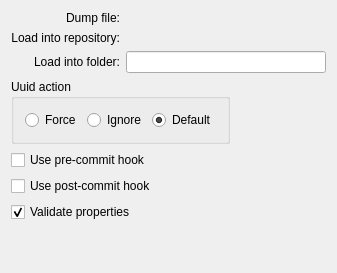
<?xml version="1.0" encoding="UTF-8"?>
<ui version="4.0">
 <class>LoadDmpDlg</class>
 <widget class="QWidget" name="LoadDmpDlg">
  <layout class="QGridLayout" name="gridLayout_2">
   <item row="0" column="0">
    <layout class="QGridLayout" name="gridLayout">
     <item row="1" column="0">
      <widget class="QLabel" name="textLabel4">
       <property name="text">
        <string>Load into repository:</string>
       </property>
       <property name="alignment">
        <set>Qt::AlignRight|Qt::AlignTrailing|Qt::AlignVCenter</set>
       </property>
       <property name="wordWrap">
        <bool>false</bool>
       </property>
      </widget>
     </item>
     <item row="3" column="0" colspan="2">
      <widget class="QGroupBox" name="m_UuidGroup">
       <property name="title">
        <string>Uuid action</string>
       </property>
       <layout class="QHBoxLayout" name="horizontalLayout">
        <item>
         <widget class="QRadioButton" name="m_UUidForce">
          <property name="text">
           <string>Force</string>
          </property>
          <property name="shortcut">
           <string/>
          </property>
         </widget>
        </item>
        <item>
         <widget class="QRadioButton" name="m_UUidIgnore">
          <property name="text">
           <string>Ignore</string>
          </property>
          <property name="shortcut">
           <string/>
          </property>
         </widget>
        </item>
        <item>
         <widget class="QRadioButton" name="m_UUidDefault">
          <property name="text">
           <string>Default</string>
          </property>
          <property name="shortcut">
           <string/>
          </property>
          <property name="checked">
           <bool>true</bool>
          </property>
         </widget>
        </item>
       </layout>
      </widget>
     </item>
     <item row="4" column="0" colspan="2">
      <widget class="QCheckBox" name="m_UsePre">
       <property name="text">
        <string>Use pre-commit hook</string>
       </property>
       <property name="shortcut">
        <string/>
       </property>
      </widget>
     </item>
     <item row="5" column="0" colspan="2">
      <widget class="QCheckBox" name="m_UsePost">
       <property name="text">
        <string>Use post-commit hook</string>
       </property>
       <property name="shortcut">
        <string/>
       </property>
      </widget>
     </item>
     <item row="2" column="0">
      <widget class="QLabel" name="textLabel5">
       <property name="toolTip">
        <string>Path to load the dump into (see context help)</string>
       </property>
       <property name="whatsThis">
        <string>If not empty, load the dump into a specific folder instead into root of repository. This folder must exist before loading the dump.</string>
       </property>
       <property name="text">
        <string>Load into folder:</string>
       </property>
       <property name="alignment">
        <set>Qt::AlignRight|Qt::AlignTrailing|Qt::AlignVCenter</set>
       </property>
       <property name="wordWrap">
        <bool>false</bool>
       </property>
      </widget>
     </item>
     <item row="0" column="0">
      <widget class="QLabel" name="textLabel3">
       <property name="text">
        <string>Dump file:</string>
       </property>
       <property name="alignment">
        <set>Qt::AlignRight|Qt::AlignTrailing|Qt::AlignVCenter</set>
       </property>
       <property name="wordWrap">
        <bool>false</bool>
       </property>
      </widget>
     </item>
     <item row="6" column="0" colspan="2">
      <widget class="QCheckBox" name="m_validateProps">
       <property name="toolTip">
        <string>Validate the properties on load (only Subversion 1.7 or newer)</string>
       </property>
       <property name="text">
        <string>Validate properties</string>
       </property>
       <property name="checked">
        <bool>true</bool>
       </property>
      </widget>
     </item>
     <item row="4" column="2">
      <spacer name="horizontalSpacer">
       <property name="orientation">
        <enum>Qt::Horizontal</enum>
       </property>
       <property name="sizeHint" stdset="0">
        <size>
         <width>40</width>
         <height>20</height>
        </size>
       </property>
      </spacer>
     </item>
     <item row="2" column="1" colspan="2">
      <widget class="KLineEdit" name="m_Rootfolder">
       <property name="toolTip">
        <string>Path to load the dump into (see context help)</string>
       </property>
       <property name="whatsThis">
        <string>If not empty, load the dump into a specific folder instead into root of repository. This folder must exist before loading the dump.</string>
       </property>
      </widget>
     </item>
     <item row="1" column="1" colspan="2">
      <widget class="KUrlRequester" name="m_Repository"/>
     </item>
     <item row="0" column="1" colspan="2">
      <widget class="KUrlRequester" name="m_Dumpfile">
       <property name="minimumSize">
        <size>
         <width>200</width>
         <height>0</height>
        </size>
       </property>
      </widget>
     </item>
    </layout>
   </item>
   <item row="1" column="0">
    <spacer name="verticalSpacer">
     <property name="orientation">
      <enum>Qt::Vertical</enum>
     </property>
     <property name="sizeHint" stdset="0">
      <size>
       <width>20</width>
       <height>40</height>
      </size>
     </property>
    </spacer>
   </item>
  </layout>
 </widget>
 <layoutdefault spacing="6" margin="11"/>
 <customwidgets>
  <customwidget>
   <class>KLineEdit</class>
   <extends>QLineEdit</extends>
   <header>klineedit.h</header>
  </customwidget>
  <customwidget>
   <class>KUrlRequester</class>
   <extends>QFrame</extends>
   <header>kurlrequester.h</header>
  </customwidget>
 </customwidgets>
 <tabstops>
  <tabstop>m_Dumpfile</tabstop>
  <tabstop>m_Repository</tabstop>
  <tabstop>m_Rootfolder</tabstop>
  <tabstop>m_UUidDefault</tabstop>
  <tabstop>m_UUidIgnore</tabstop>
  <tabstop>m_UUidForce</tabstop>
  <tabstop>m_UsePre</tabstop>
  <tabstop>m_UsePost</tabstop>
  <tabstop>m_validateProps</tabstop>
 </tabstops>
 <includes>
  <include location="local">kurlrequester.h</include>
  <include location="local">klineedit.h</include>
  <include location="local">klineedit.h</include>
  <include location="local">kurlrequester.h</include>
  <include location="local">klineedit.h</include>
 </includes>
 <resources/>
 <connections/>
</ui>
